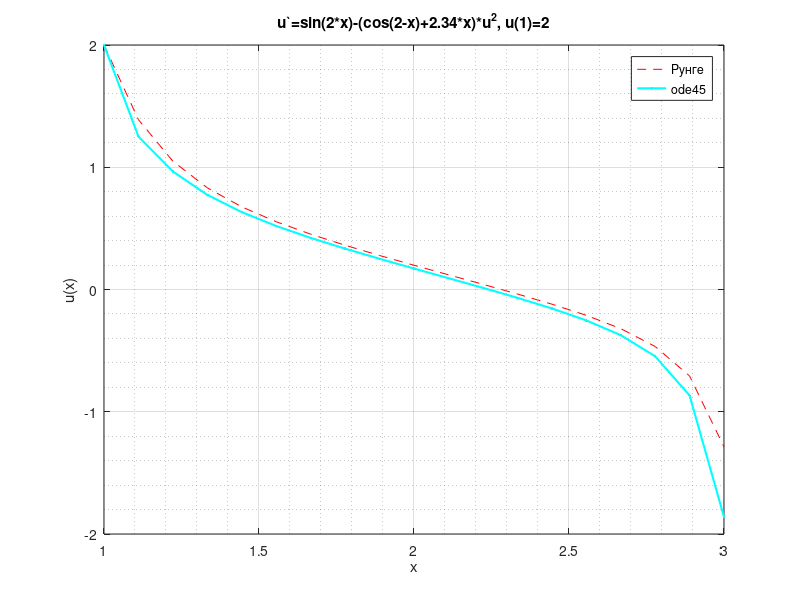

Write MATLAB code to recreate this figure.
function CW2_1
    clear,clc
    
    a=1; b=3; hv=0.2;
    n = 19; X = linspace(a, b, n); 
    Y = zeros(1, n);  % вектор розв'язку

    h = 0.01; %беру менший крок, бо з тим що в умові у солвера матлаб якісь проблеми, особливо починаючи з точки 3.2 
    % Початкові умови (Y - для Рунге, YY - для ode)
    Y(1) = 2; Y2 = Y;
    for i = 2 : n
    % Знаходимо розв'язок на інтервалах
        k = i - 1; y = Y(k);
        y = runge(@f91, X(k), X(i), h, y);
        Y(i) = y;
        ye = Y(k);
        [x, y] = ode45(@f91, [X(k) X(i)], ye);
        % з y беремо кінцеве значення (в точці X(k))
        m = length(y); Y2(i) = y(m);
    end

    
    plot(X, Y, 'r--', X, Y2, 'c.-','LineWidth',1.5) 
    grid on
    grid minor
    xlabel('x'), ylabel('u(x)')
    legend('Рунге','ode45')
    title('u`=sin(2*x)-(cos(2-x)+2.34*x)*u^2, u(1)=2')
    
end



function y = runge(f, x1, x2, h, y)
%  Вхідні параметри :
%   f - права частина диф рівняння;
%   x1=а- початок відрізка;
%   x2=b- кінець відрізка;
%   h -крок інтегрування;
%   y - значення функції в точці x=a;
%  Вихідні параметри :
%   y - значення функції в точці x=b.
     
    x = x1;
    while x < x2
        K1 = f(x, y);
        x = x + h*0.5;
        K2 = f(x, y + (h*0.5) .* K1);
        x=x+h;
        K3=f(x, y+h.*(2.*K2-K1));
        y = y + (h/6) .* (K1 + 4.*K2+K3);
    end
end

function F = f91(x,u)
% підфункція правої частини системи
F = sin(2.*x)-(cos(2-x)+2.34.*x).*u.^2;
end